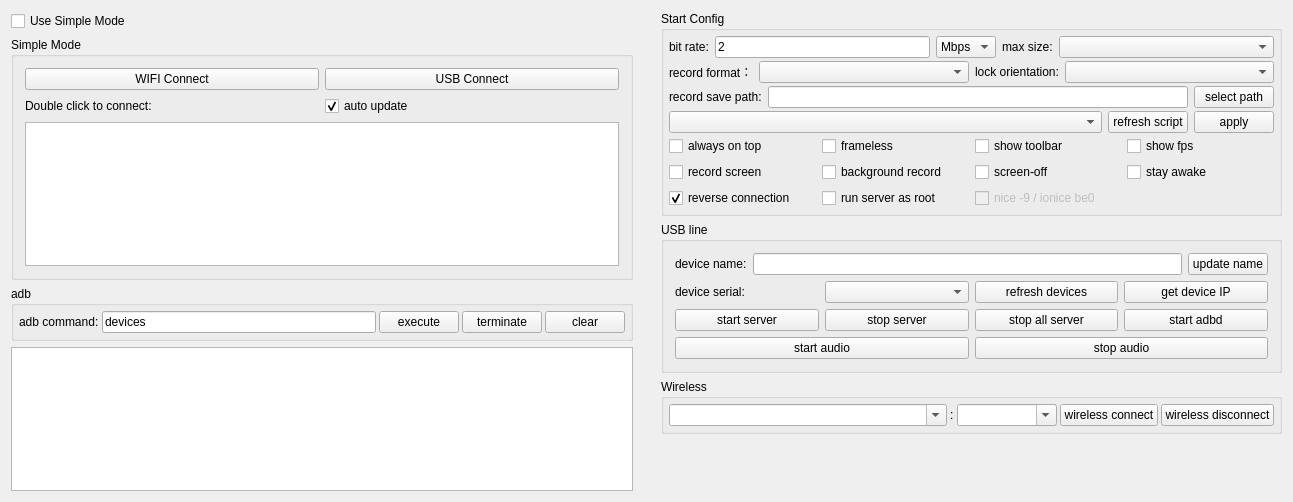
<?xml version="1.0" encoding="UTF-8"?>
<ui version="4.0">
 <class>Widget</class>
 <widget class="QWidget" name="Widget">
  <property name="geometry">
   <rect>
    <x>0</x>
    <y>0</y>
    <width>1293</width>
    <height>502</height>
   </rect>
  </property>
  <property name="windowTitle">
   <string notr="true">QtScrcpy</string>
  </property>
  <layout class="QHBoxLayout" name="horizontalLayout_11">
   <property name="leftMargin">
    <number>0</number>
   </property>
   <property name="topMargin">
    <number>0</number>
   </property>
   <property name="rightMargin">
    <number>0</number>
   </property>
   <property name="bottomMargin">
    <number>0</number>
   </property>
   <item>
    <widget class="QWidget" name="leftWidget" native="true">
     <property name="sizePolicy">
      <sizepolicy hsizetype="Preferred" vsizetype="Preferred">
       <horstretch>0</horstretch>
       <verstretch>0</verstretch>
      </sizepolicy>
     </property>
     <layout class="QVBoxLayout" name="verticalLayout_5">
      <item>
       <widget class="QCheckBox" name="useSingleModeCheck">
        <property name="sizePolicy">
         <sizepolicy hsizetype="Preferred" vsizetype="Maximum">
          <horstretch>0</horstretch>
          <verstretch>0</verstretch>
         </sizepolicy>
        </property>
        <property name="styleSheet">
         <string notr="true"/>
        </property>
        <property name="text">
         <string>Use Simple Mode</string>
        </property>
        <property name="checked">
         <bool>false</bool>
        </property>
       </widget>
      </item>
      <item>
       <widget class="QGroupBox" name="simpleGroupBox">
        <property name="sizePolicy">
         <sizepolicy hsizetype="Preferred" vsizetype="Preferred">
          <horstretch>0</horstretch>
          <verstretch>0</verstretch>
         </sizepolicy>
        </property>
        <property name="title">
         <string>Simple Mode</string>
        </property>
        <property name="checkable">
         <bool>false</bool>
        </property>
        <layout class="QVBoxLayout" name="verticalLayout_4">
         <item>
          <layout class="QHBoxLayout" name="horizontalLayout_9">
           <item>
            <widget class="QPushButton" name="wifiConnectBtn">
             <property name="sizePolicy">
              <sizepolicy hsizetype="Preferred" vsizetype="Maximum">
               <horstretch>0</horstretch>
               <verstretch>0</verstretch>
              </sizepolicy>
             </property>
             <property name="text">
              <string>WIFI Connect</string>
             </property>
            </widget>
           </item>
           <item>
            <widget class="QPushButton" name="usbConnectBtn">
             <property name="sizePolicy">
              <sizepolicy hsizetype="Preferred" vsizetype="Maximum">
               <horstretch>0</horstretch>
               <verstretch>0</verstretch>
              </sizepolicy>
             </property>
             <property name="text">
              <string>USB Connect</string>
             </property>
            </widget>
           </item>
          </layout>
         </item>
         <item>
          <layout class="QHBoxLayout" name="horizontalLayout_13">
           <property name="topMargin">
            <number>0</number>
           </property>
           <item>
            <widget class="QLabel" name="label_10">
             <property name="sizePolicy">
              <sizepolicy hsizetype="Preferred" vsizetype="Preferred">
               <horstretch>0</horstretch>
               <verstretch>0</verstretch>
              </sizepolicy>
             </property>
             <property name="text">
              <string>Double click to connect:</string>
             </property>
            </widget>
           </item>
           <item>
            <widget class="QCheckBox" name="autoUpdatecheckBox">
             <property name="sizePolicy">
              <sizepolicy hsizetype="Preferred" vsizetype="Preferred">
               <horstretch>0</horstretch>
               <verstretch>0</verstretch>
              </sizepolicy>
             </property>
             <property name="text">
              <string>auto update</string>
             </property>
             <property name="checked">
              <bool>true</bool>
             </property>
            </widget>
           </item>
          </layout>
         </item>
         <item>
          <widget class="QListWidget" name="connectedPhoneList">
           <property name="sizePolicy">
            <sizepolicy hsizetype="Preferred" vsizetype="Preferred">
             <horstretch>0</horstretch>
             <verstretch>0</verstretch>
            </sizepolicy>
           </property>
          </widget>
         </item>
        </layout>
       </widget>
      </item>
      <item>
       <widget class="QGroupBox" name="adbGroupBox">
        <property name="sizePolicy">
         <sizepolicy hsizetype="Preferred" vsizetype="Maximum">
          <horstretch>0</horstretch>
          <verstretch>0</verstretch>
         </sizepolicy>
        </property>
        <property name="title">
         <string notr="true">adb</string>
        </property>
        <layout class="QHBoxLayout" name="horizontalLayout_2">
         <property name="spacing">
          <number>3</number>
         </property>
         <property name="leftMargin">
          <number>5</number>
         </property>
         <property name="topMargin">
          <number>5</number>
         </property>
         <property name="rightMargin">
          <number>5</number>
         </property>
         <property name="bottomMargin">
          <number>5</number>
         </property>
         <item>
          <widget class="QLabel" name="label_7">
           <property name="sizePolicy">
            <sizepolicy hsizetype="Maximum" vsizetype="Preferred">
             <horstretch>0</horstretch>
             <verstretch>0</verstretch>
            </sizepolicy>
           </property>
           <property name="text">
            <string>adb command:</string>
           </property>
           <property name="buddy">
            <cstring>adbCommandEdt</cstring>
           </property>
          </widget>
         </item>
         <item>
          <widget class="QLineEdit" name="adbCommandEdt">
           <property name="sizePolicy">
            <sizepolicy hsizetype="MinimumExpanding" vsizetype="Preferred">
             <horstretch>0</horstretch>
             <verstretch>0</verstretch>
            </sizepolicy>
           </property>
           <property name="text">
            <string notr="true">devices</string>
           </property>
          </widget>
         </item>
         <item>
          <widget class="QPushButton" name="adbCommandBtn">
           <property name="sizePolicy">
            <sizepolicy hsizetype="Maximum" vsizetype="Preferred">
             <horstretch>0</horstretch>
             <verstretch>0</verstretch>
            </sizepolicy>
           </property>
           <property name="text">
            <string>execute</string>
           </property>
          </widget>
         </item>
         <item>
          <widget class="QPushButton" name="stopAdbBtn">
           <property name="sizePolicy">
            <sizepolicy hsizetype="Maximum" vsizetype="Preferred">
             <horstretch>0</horstretch>
             <verstretch>0</verstretch>
            </sizepolicy>
           </property>
           <property name="text">
            <string>terminate</string>
           </property>
          </widget>
         </item>
         <item>
          <widget class="QPushButton" name="clearOut">
           <property name="sizePolicy">
            <sizepolicy hsizetype="Maximum" vsizetype="Preferred">
             <horstretch>0</horstretch>
             <verstretch>0</verstretch>
            </sizepolicy>
           </property>
           <property name="text">
            <string>clear</string>
           </property>
          </widget>
         </item>
        </layout>
       </widget>
      </item>
      <item>
       <widget class="QTextEdit" name="outEdit">
        <property name="sizePolicy">
         <sizepolicy hsizetype="Preferred" vsizetype="Preferred">
          <horstretch>0</horstretch>
          <verstretch>0</verstretch>
         </sizepolicy>
        </property>
        <property name="focusPolicy">
         <enum>Qt::NoFocus</enum>
        </property>
        <property name="documentTitle">
         <string/>
        </property>
        <property name="readOnly">
         <bool>true</bool>
        </property>
       </widget>
      </item>
     </layout>
    </widget>
   </item>
   <item>
    <widget class="QWidget" name="rightWidget" native="true">
     <property name="sizePolicy">
      <sizepolicy hsizetype="MinimumExpanding" vsizetype="Preferred">
       <horstretch>0</horstretch>
       <verstretch>0</verstretch>
      </sizepolicy>
     </property>
     <layout class="QVBoxLayout" name="verticalLayout_6">
      <item>
       <widget class="QGroupBox" name="configGroupBox">
        <property name="sizePolicy">
         <sizepolicy hsizetype="Preferred" vsizetype="Preferred">
          <horstretch>0</horstretch>
          <verstretch>0</verstretch>
         </sizepolicy>
        </property>
        <property name="title">
         <string>Start Config</string>
        </property>
        <layout class="QVBoxLayout" name="verticalLayout_3">
         <property name="spacing">
          <number>3</number>
         </property>
         <property name="leftMargin">
          <number>5</number>
         </property>
         <property name="topMargin">
          <number>5</number>
         </property>
         <property name="rightMargin">
          <number>5</number>
         </property>
         <property name="bottomMargin">
          <number>5</number>
         </property>
         <item>
          <widget class="QWidget" name="configWidget1" native="true">
           <property name="sizePolicy">
            <sizepolicy hsizetype="Preferred" vsizetype="Preferred">
             <horstretch>0</horstretch>
             <verstretch>0</verstretch>
            </sizepolicy>
           </property>
           <layout class="QHBoxLayout" name="horizontalLayout_5">
            <property name="leftMargin">
             <number>0</number>
            </property>
            <property name="topMargin">
             <number>0</number>
            </property>
            <property name="rightMargin">
             <number>0</number>
            </property>
            <property name="bottomMargin">
             <number>0</number>
            </property>
            <item>
             <widget class="QLabel" name="label_3">
              <property name="sizePolicy">
               <sizepolicy hsizetype="Maximum" vsizetype="Preferred">
                <horstretch>0</horstretch>
                <verstretch>0</verstretch>
               </sizepolicy>
              </property>
              <property name="text">
               <string>bit rate:</string>
              </property>
             </widget>
            </item>
            <item>
             <widget class="QLineEdit" name="bitRateEdit">
              <property name="sizePolicy">
               <sizepolicy hsizetype="Preferred" vsizetype="Preferred">
                <horstretch>0</horstretch>
                <verstretch>0</verstretch>
               </sizepolicy>
              </property>
              <property name="text">
               <string notr="true">2</string>
              </property>
             </widget>
            </item>
            <item>
             <widget class="QComboBox" name="bitRateBox">
              <property name="sizePolicy">
               <sizepolicy hsizetype="Maximum" vsizetype="Preferred">
                <horstretch>0</horstretch>
                <verstretch>0</verstretch>
               </sizepolicy>
              </property>
              <property name="toolTip">
               <string/>
              </property>
              <property name="currentText">
               <string notr="true">Mbps</string>
              </property>
              <item>
               <property name="text">
                <string notr="true">Mbps</string>
               </property>
              </item>
              <item>
               <property name="text">
                <string notr="true">Kbps</string>
               </property>
              </item>
             </widget>
            </item>
            <item>
             <widget class="QLabel" name="label_4">
              <property name="sizePolicy">
               <sizepolicy hsizetype="Maximum" vsizetype="Preferred">
                <horstretch>0</horstretch>
                <verstretch>0</verstretch>
               </sizepolicy>
              </property>
              <property name="text">
               <string>max size:</string>
              </property>
             </widget>
            </item>
            <item>
             <widget class="QComboBox" name="maxSizeBox">
              <property name="sizePolicy">
               <sizepolicy hsizetype="Preferred" vsizetype="Preferred">
                <horstretch>0</horstretch>
                <verstretch>0</verstretch>
               </sizepolicy>
              </property>
              <property name="toolTip">
               <string/>
              </property>
             </widget>
            </item>
           </layout>
          </widget>
         </item>
         <item>
          <widget class="QWidget" name="configWidget5" native="true">
           <property name="sizePolicy">
            <sizepolicy hsizetype="Preferred" vsizetype="Preferred">
             <horstretch>0</horstretch>
             <verstretch>0</verstretch>
            </sizepolicy>
           </property>
           <layout class="QHBoxLayout" name="horizontalLayout_7">
            <property name="leftMargin">
             <number>0</number>
            </property>
            <property name="topMargin">
             <number>0</number>
            </property>
            <property name="rightMargin">
             <number>0</number>
            </property>
            <property name="bottomMargin">
             <number>0</number>
            </property>
            <item>
             <widget class="QLabel" name="label_6">
              <property name="sizePolicy">
               <sizepolicy hsizetype="Maximum" vsizetype="Preferred">
                <horstretch>0</horstretch>
                <verstretch>0</verstretch>
               </sizepolicy>
              </property>
              <property name="text">
               <string>record format：</string>
              </property>
             </widget>
            </item>
            <item>
             <widget class="QComboBox" name="formatBox">
              <property name="sizePolicy">
               <sizepolicy hsizetype="Preferred" vsizetype="Preferred">
                <horstretch>0</horstretch>
                <verstretch>0</verstretch>
               </sizepolicy>
              </property>
             </widget>
            </item>
            <item>
             <widget class="QLabel" name="label_8">
              <property name="sizePolicy">
               <sizepolicy hsizetype="Maximum" vsizetype="Preferred">
                <horstretch>0</horstretch>
                <verstretch>0</verstretch>
               </sizepolicy>
              </property>
              <property name="text">
               <string>lock orientation:</string>
              </property>
             </widget>
            </item>
            <item>
             <widget class="QComboBox" name="lockOrientationBox">
              <property name="sizePolicy">
               <sizepolicy hsizetype="Preferred" vsizetype="Preferred">
                <horstretch>0</horstretch>
                <verstretch>0</verstretch>
               </sizepolicy>
              </property>
             </widget>
            </item>
           </layout>
          </widget>
         </item>
         <item>
          <widget class="QWidget" name="configWidget2" native="true">
           <property name="sizePolicy">
            <sizepolicy hsizetype="Preferred" vsizetype="Preferred">
             <horstretch>0</horstretch>
             <verstretch>0</verstretch>
            </sizepolicy>
           </property>
           <layout class="QHBoxLayout" name="horizontalLayout_6">
            <property name="leftMargin">
             <number>0</number>
            </property>
            <property name="topMargin">
             <number>0</number>
            </property>
            <property name="rightMargin">
             <number>0</number>
            </property>
            <property name="bottomMargin">
             <number>0</number>
            </property>
            <item>
             <widget class="QLabel" name="label_5">
              <property name="sizePolicy">
               <sizepolicy hsizetype="Preferred" vsizetype="Preferred">
                <horstretch>0</horstretch>
                <verstretch>0</verstretch>
               </sizepolicy>
              </property>
              <property name="text">
               <string>record save path:</string>
              </property>
              <property name="buddy">
               <cstring>recordPathEdt</cstring>
              </property>
             </widget>
            </item>
            <item>
             <widget class="QLineEdit" name="recordPathEdt">
              <property name="sizePolicy">
               <sizepolicy hsizetype="MinimumExpanding" vsizetype="Preferred">
                <horstretch>0</horstretch>
                <verstretch>0</verstretch>
               </sizepolicy>
              </property>
              <property name="readOnly">
               <bool>true</bool>
              </property>
             </widget>
            </item>
            <item>
             <widget class="QPushButton" name="selectRecordPathBtn">
              <property name="sizePolicy">
               <sizepolicy hsizetype="Preferred" vsizetype="Preferred">
                <horstretch>0</horstretch>
                <verstretch>0</verstretch>
               </sizepolicy>
              </property>
              <property name="text">
               <string>select path</string>
              </property>
              <property name="autoDefault">
               <bool>false</bool>
              </property>
             </widget>
            </item>
           </layout>
          </widget>
         </item>
         <item>
          <widget class="QWidget" name="configWidget4" native="true">
           <property name="sizePolicy">
            <sizepolicy hsizetype="Preferred" vsizetype="Preferred">
             <horstretch>0</horstretch>
             <verstretch>0</verstretch>
            </sizepolicy>
           </property>
           <layout class="QHBoxLayout" name="horizontalLayout_8">
            <property name="leftMargin">
             <number>0</number>
            </property>
            <property name="topMargin">
             <number>0</number>
            </property>
            <property name="rightMargin">
             <number>0</number>
            </property>
            <property name="bottomMargin">
             <number>0</number>
            </property>
            <item>
             <widget class="QComboBox" name="gameBox">
              <property name="sizePolicy">
               <sizepolicy hsizetype="MinimumExpanding" vsizetype="Preferred">
                <horstretch>0</horstretch>
                <verstretch>0</verstretch>
               </sizepolicy>
              </property>
             </widget>
            </item>
            <item>
             <widget class="QPushButton" name="refreshGameScriptBtn">
              <property name="sizePolicy">
               <sizepolicy hsizetype="Preferred" vsizetype="Preferred">
                <horstretch>0</horstretch>
                <verstretch>0</verstretch>
               </sizepolicy>
              </property>
              <property name="text">
               <string>refresh script</string>
              </property>
             </widget>
            </item>
            <item>
             <widget class="QPushButton" name="applyScriptBtn">
              <property name="sizePolicy">
               <sizepolicy hsizetype="Preferred" vsizetype="Preferred">
                <horstretch>0</horstretch>
                <verstretch>0</verstretch>
               </sizepolicy>
              </property>
              <property name="text">
               <string>apply</string>
              </property>
             </widget>
            </item>
           </layout>
          </widget>
         </item>
         <item>
          <widget class="QWidget" name="configWidget3" native="true">
           <property name="sizePolicy">
            <sizepolicy hsizetype="Preferred" vsizetype="Preferred">
             <horstretch>0</horstretch>
             <verstretch>0</verstretch>
            </sizepolicy>
           </property>
           <layout class="QGridLayout" name="gridLayout">
            <property name="leftMargin">
             <number>0</number>
            </property>
            <property name="topMargin">
             <number>0</number>
            </property>
            <property name="rightMargin">
             <number>0</number>
            </property>
            <property name="bottomMargin">
             <number>0</number>
            </property>
            <item row="0" column="0">
             <widget class="QCheckBox" name="alwaysTopCheck">
              <property name="sizePolicy">
               <sizepolicy hsizetype="Preferred" vsizetype="Preferred">
                <horstretch>0</horstretch>
                <verstretch>0</verstretch>
               </sizepolicy>
              </property>
              <property name="text">
               <string>always on top</string>
              </property>
              <property name="checked">
               <bool>false</bool>
              </property>
             </widget>
            </item>
            <item row="0" column="1">
             <widget class="QCheckBox" name="framelessCheck">
              <property name="sizePolicy">
               <sizepolicy hsizetype="Preferred" vsizetype="Preferred">
                <horstretch>0</horstretch>
                <verstretch>0</verstretch>
               </sizepolicy>
              </property>
              <property name="text">
               <string>frameless</string>
              </property>
             </widget>
            </item>
            <item row="0" column="2">
             <widget class="QCheckBox" name="showToolbar">
              <property name="text">
               <string>show toolbar</string>
              </property>
             </widget>
            </item>
            <item row="0" column="3">
             <widget class="QCheckBox" name="fpsCheck">
              <property name="sizePolicy">
               <sizepolicy hsizetype="Preferred" vsizetype="Preferred">
                <horstretch>0</horstretch>
                <verstretch>0</verstretch>
               </sizepolicy>
              </property>
              <property name="text">
               <string>show fps</string>
              </property>
             </widget>
            </item>
            <item row="1" column="0">
             <widget class="QCheckBox" name="recordScreenCheck">
              <property name="sizePolicy">
               <sizepolicy hsizetype="Preferred" vsizetype="Preferred">
                <horstretch>0</horstretch>
                <verstretch>0</verstretch>
               </sizepolicy>
              </property>
              <property name="text">
               <string>record screen</string>
              </property>
             </widget>
            </item>
            <item row="1" column="1">
             <widget class="QCheckBox" name="notDisplayCheck">
              <property name="sizePolicy">
               <sizepolicy hsizetype="Preferred" vsizetype="Preferred">
                <horstretch>0</horstretch>
                <verstretch>0</verstretch>
               </sizepolicy>
              </property>
              <property name="text">
               <string>background record</string>
              </property>
              <property name="checkable">
               <bool>false</bool>
              </property>
             </widget>
            </item>
            <item row="1" column="2">
             <widget class="QCheckBox" name="closeScreenCheck">
              <property name="sizePolicy">
               <sizepolicy hsizetype="Preferred" vsizetype="Preferred">
                <horstretch>0</horstretch>
                <verstretch>0</verstretch>
               </sizepolicy>
              </property>
              <property name="text">
               <string>screen-off</string>
              </property>
             </widget>
            </item>
            <item row="1" column="3">
             <widget class="QCheckBox" name="stayAwakeCheck">
              <property name="sizePolicy">
               <sizepolicy hsizetype="Preferred" vsizetype="Preferred">
                <horstretch>0</horstretch>
                <verstretch>0</verstretch>
               </sizepolicy>
              </property>
              <property name="text">
               <string>stay awake</string>
              </property>
             </widget>
            </item>
            <item row="2" column="0">
             <widget class="QCheckBox" name="useReverseCheck">
              <property name="sizePolicy">
               <sizepolicy hsizetype="Preferred" vsizetype="Preferred">
                <horstretch>0</horstretch>
                <verstretch>0</verstretch>
               </sizepolicy>
              </property>
              <property name="text">
               <string>reverse connection</string>
              </property>
              <property name="checked">
               <bool>true</bool>
              </property>
             </widget>
            </item>
            <item row="2" column="1">
             <widget class="QCheckBox" name="useRootCheck">
              <property name="sizePolicy">
               <sizepolicy hsizetype="Preferred" vsizetype="Preferred">
                <horstretch>0</horstretch>
                <verstretch>0</verstretch>
               </sizepolicy>
              </property>
              <property name="toolTip">
               <string>Launch scrcpy-server as root via 'su -c' (requires a rooted device with su available). Leave unchecked for normal (non-root) shell mode.</string>
              </property>
              <property name="text">
               <string>run server as root</string>
              </property>
              <property name="checked">
               <bool>false</bool>
              </property>
             </widget>
            </item>
            <item row="2" column="2">
             <widget class="QCheckBox" name="reniceIndicatorCheck">
              <property name="enabled">
               <bool>false</bool>
              </property>
              <property name="sizePolicy">
               <sizepolicy hsizetype="Preferred" vsizetype="Preferred">
                <horstretch>0</horstretch>
                <verstretch>0</verstretch>
               </sizepolicy>
              </property>
              <property name="toolTip">
               <string>When 'run server as root' is enabled, the scrcpy-server process is automatically renice'd to -9 and set to ionice best-effort priority 0 for smoother capture. This is a status indicator, not a separate toggle.</string>
              </property>
              <property name="text">
               <string>nice -9 / ionice be0</string>
              </property>
              <property name="checked">
               <bool>false</bool>
              </property>
             </widget>
            </item>
           </layout>
          </widget>
         </item>
        </layout>
       </widget>
      </item>
      <item>
       <widget class="QGroupBox" name="usbGroupBox">
        <property name="sizePolicy">
         <sizepolicy hsizetype="Preferred" vsizetype="Preferred">
          <horstretch>0</horstretch>
          <verstretch>0</verstretch>
         </sizepolicy>
        </property>
        <property name="title">
         <string>USB line</string>
        </property>
        <layout class="QVBoxLayout" name="verticalLayout">
         <item>
          <layout class="QHBoxLayout" name="horizontalLayout_10">
           <item>
            <widget class="QLabel" name="label_9">
             <property name="sizePolicy">
              <sizepolicy hsizetype="Preferred" vsizetype="Preferred">
               <horstretch>0</horstretch>
               <verstretch>0</verstretch>
              </sizepolicy>
             </property>
             <property name="text">
              <string>device name:</string>
             </property>
            </widget>
           </item>
           <item>
            <widget class="QLineEdit" name="userNameEdt">
             <property name="sizePolicy">
              <sizepolicy hsizetype="MinimumExpanding" vsizetype="Preferred">
               <horstretch>0</horstretch>
               <verstretch>0</verstretch>
              </sizepolicy>
             </property>
            </widget>
           </item>
           <item>
            <widget class="QPushButton" name="updateNameBtn">
             <property name="sizePolicy">
              <sizepolicy hsizetype="Preferred" vsizetype="Preferred">
               <horstretch>0</horstretch>
               <verstretch>0</verstretch>
              </sizepolicy>
             </property>
             <property name="text">
              <string>update name</string>
             </property>
             <property name="autoDefault">
              <bool>false</bool>
             </property>
            </widget>
           </item>
          </layout>
         </item>
         <item>
          <widget class="QWidget" name="usbWidget1" native="true">
           <property name="sizePolicy">
            <sizepolicy hsizetype="Preferred" vsizetype="Preferred">
             <horstretch>0</horstretch>
             <verstretch>0</verstretch>
            </sizepolicy>
           </property>
           <layout class="QHBoxLayout" name="horizontalLayout_3">
            <property name="leftMargin">
             <number>0</number>
            </property>
            <property name="topMargin">
             <number>0</number>
            </property>
            <property name="rightMargin">
             <number>0</number>
            </property>
            <property name="bottomMargin">
             <number>0</number>
            </property>
            <item>
             <widget class="QLabel" name="label_2">
              <property name="sizePolicy">
               <sizepolicy hsizetype="Preferred" vsizetype="Preferred">
                <horstretch>0</horstretch>
                <verstretch>0</verstretch>
               </sizepolicy>
              </property>
              <property name="text">
               <string>device serial:</string>
              </property>
             </widget>
            </item>
            <item>
             <widget class="QComboBox" name="serialBox">
              <property name="sizePolicy">
               <sizepolicy hsizetype="Preferred" vsizetype="Preferred">
                <horstretch>0</horstretch>
                <verstretch>0</verstretch>
               </sizepolicy>
              </property>
             </widget>
            </item>
            <item>
             <widget class="QPushButton" name="updateDevice">
              <property name="sizePolicy">
               <sizepolicy hsizetype="Preferred" vsizetype="Preferred">
                <horstretch>0</horstretch>
                <verstretch>0</verstretch>
               </sizepolicy>
              </property>
              <property name="text">
               <string>refresh devices</string>
              </property>
              <property name="autoDefault">
               <bool>false</bool>
              </property>
             </widget>
            </item>
            <item>
             <widget class="QPushButton" name="getIPBtn">
              <property name="sizePolicy">
               <sizepolicy hsizetype="Preferred" vsizetype="Preferred">
                <horstretch>0</horstretch>
                <verstretch>0</verstretch>
               </sizepolicy>
              </property>
              <property name="text">
               <string>get device IP</string>
              </property>
              <property name="autoDefault">
               <bool>false</bool>
              </property>
             </widget>
            </item>
           </layout>
          </widget>
         </item>
         <item>
          <widget class="QWidget" name="usbWidget2" native="true">
           <property name="sizePolicy">
            <sizepolicy hsizetype="Preferred" vsizetype="Preferred">
             <horstretch>0</horstretch>
             <verstretch>0</verstretch>
            </sizepolicy>
           </property>
           <layout class="QHBoxLayout" name="horizontalLayout_4">
            <property name="leftMargin">
             <number>0</number>
            </property>
            <property name="topMargin">
             <number>0</number>
            </property>
            <property name="rightMargin">
             <number>0</number>
            </property>
            <property name="bottomMargin">
             <number>0</number>
            </property>
            <item>
             <widget class="QPushButton" name="startServerBtn">
              <property name="sizePolicy">
               <sizepolicy hsizetype="Preferred" vsizetype="Preferred">
                <horstretch>0</horstretch>
                <verstretch>0</verstretch>
               </sizepolicy>
              </property>
              <property name="text">
               <string>start server</string>
              </property>
              <property name="autoDefault">
               <bool>false</bool>
              </property>
             </widget>
            </item>
            <item>
             <widget class="QPushButton" name="stopServerBtn">
              <property name="sizePolicy">
               <sizepolicy hsizetype="Preferred" vsizetype="Preferred">
                <horstretch>0</horstretch>
                <verstretch>0</verstretch>
               </sizepolicy>
              </property>
              <property name="text">
               <string>stop server</string>
              </property>
              <property name="autoDefault">
               <bool>false</bool>
              </property>
             </widget>
            </item>
            <item>
             <widget class="QPushButton" name="stopAllServerBtn">
              <property name="sizePolicy">
               <sizepolicy hsizetype="Preferred" vsizetype="Preferred">
                <horstretch>0</horstretch>
                <verstretch>0</verstretch>
               </sizepolicy>
              </property>
              <property name="text">
               <string>stop all server</string>
              </property>
             </widget>
            </item>
            <item>
             <widget class="QPushButton" name="startAdbdBtn">
              <property name="sizePolicy">
               <sizepolicy hsizetype="Preferred" vsizetype="Preferred">
                <horstretch>0</horstretch>
                <verstretch>0</verstretch>
               </sizepolicy>
              </property>
              <property name="text">
               <string>start adbd</string>
              </property>
              <property name="autoDefault">
               <bool>false</bool>
              </property>
             </widget>
            </item>
           </layout>
          </widget>
         </item>
         <item>
          <widget class="QWidget" name="usbWidget3" native="true">
           <layout class="QHBoxLayout" name="horizontalLayout_12">
            <property name="leftMargin">
             <number>0</number>
            </property>
            <property name="topMargin">
             <number>0</number>
            </property>
            <property name="rightMargin">
             <number>0</number>
            </property>
            <property name="bottomMargin">
             <number>0</number>
            </property>
            <item>
             <widget class="QPushButton" name="startAudioBtn">
              <property name="sizePolicy">
               <sizepolicy hsizetype="Preferred" vsizetype="Preferred">
                <horstretch>0</horstretch>
                <verstretch>0</verstretch>
               </sizepolicy>
              </property>
              <property name="text">
               <string>start audio</string>
              </property>
             </widget>
            </item>
            <item>
             <widget class="QPushButton" name="stopAudioBtn">
              <property name="sizePolicy">
               <sizepolicy hsizetype="Preferred" vsizetype="Preferred">
                <horstretch>0</horstretch>
                <verstretch>0</verstretch>
               </sizepolicy>
              </property>
              <property name="text">
               <string>stop audio</string>
              </property>
             </widget>
            </item>
           </layout>
          </widget>
         </item>
        </layout>
       </widget>
      </item>
      <item>
       <widget class="QGroupBox" name="wirelessGroupBox">
        <property name="sizePolicy">
         <sizepolicy hsizetype="Preferred" vsizetype="Preferred">
          <horstretch>0</horstretch>
          <verstretch>0</verstretch>
         </sizepolicy>
        </property>
        <property name="title">
         <string>Wireless</string>
        </property>
        <layout class="QHBoxLayout" name="horizontalLayout">
         <property name="spacing">
          <number>3</number>
         </property>
         <property name="leftMargin">
          <number>5</number>
         </property>
         <property name="topMargin">
          <number>5</number>
         </property>
         <property name="rightMargin">
          <number>5</number>
         </property>
         <property name="bottomMargin">
          <number>5</number>
         </property>
         <item>
          <widget class="QComboBox" name="deviceIpEdt">
           <property name="sizePolicy">
            <sizepolicy hsizetype="MinimumExpanding" vsizetype="Preferred">
             <horstretch>0</horstretch>
             <verstretch>0</verstretch>
            </sizepolicy>
           </property>
           <property name="minimumSize">
            <size>
             <width>200</width>
             <height>0</height>
            </size>
           </property>
           <property name="editable">
            <bool>true</bool>
           </property>
           <property name="currentText">
            <string/>
           </property>
          </widget>
         </item>
         <item>
          <widget class="QLabel" name="label">
           <property name="sizePolicy">
            <sizepolicy hsizetype="Maximum" vsizetype="Preferred">
             <horstretch>0</horstretch>
             <verstretch>0</verstretch>
            </sizepolicy>
           </property>
           <property name="text">
            <string notr="true">:</string>
           </property>
          </widget>
         </item>
         <item>
          <widget class="QComboBox" name="devicePortEdt">
           <property name="sizePolicy">
            <sizepolicy hsizetype="Maximum" vsizetype="Preferred">
             <horstretch>0</horstretch>
             <verstretch>0</verstretch>
            </sizepolicy>
           </property>
           <property name="minimumSize">
            <size>
             <width>100</width>
             <height>0</height>
            </size>
           </property>
           <property name="editable">
            <bool>true</bool>
           </property>
           <property name="currentText">
            <string/>
           </property>
          </widget>
         </item>
         <item>
          <widget class="QPushButton" name="wirelessConnectBtn">
           <property name="sizePolicy">
            <sizepolicy hsizetype="Preferred" vsizetype="Preferred">
             <horstretch>0</horstretch>
             <verstretch>0</verstretch>
            </sizepolicy>
           </property>
           <property name="text">
            <string>wireless connect</string>
           </property>
           <property name="autoDefault">
            <bool>false</bool>
           </property>
          </widget>
         </item>
         <item>
          <widget class="QPushButton" name="wirelessDisConnectBtn">
           <property name="sizePolicy">
            <sizepolicy hsizetype="Preferred" vsizetype="Preferred">
             <horstretch>0</horstretch>
             <verstretch>0</verstretch>
            </sizepolicy>
           </property>
           <property name="text">
            <string>wireless disconnect</string>
           </property>
           <property name="autoDefault">
            <bool>false</bool>
           </property>
          </widget>
         </item>
        </layout>
       </widget>
      </item>
      <item>
       <spacer name="verticalSpacer">
        <property name="sizePolicy">
         <sizepolicy hsizetype="Minimum" vsizetype="Expanding">
          <horstretch>0</horstretch>
          <verstretch>0</verstretch>
         </sizepolicy>
        </property>
        <property name="orientation">
         <enum>Qt::Vertical</enum>
        </property>
        <property name="sizeType">
         <enum>QSizePolicy::Expanding</enum>
        </property>
        <property name="sizeHint" stdset="0">
         <size>
          <width>40</width>
          <height>20</height>
         </size>
        </property>
       </spacer>
      </item>
     </layout>
    </widget>
   </item>
  </layout>
 </widget>
 <layoutdefault spacing="6" margin="11"/>
 <tabstops>
  <tabstop>deviceIpEdt</tabstop>
  <tabstop>devicePortEdt</tabstop>
  <tabstop>wirelessConnectBtn</tabstop>
  <tabstop>wirelessDisConnectBtn</tabstop>
  <tabstop>adbCommandEdt</tabstop>
  <tabstop>adbCommandBtn</tabstop>
  <tabstop>stopAdbBtn</tabstop>
  <tabstop>clearOut</tabstop>
 </tabstops>
 <resources/>
 <connections/>
</ui>
